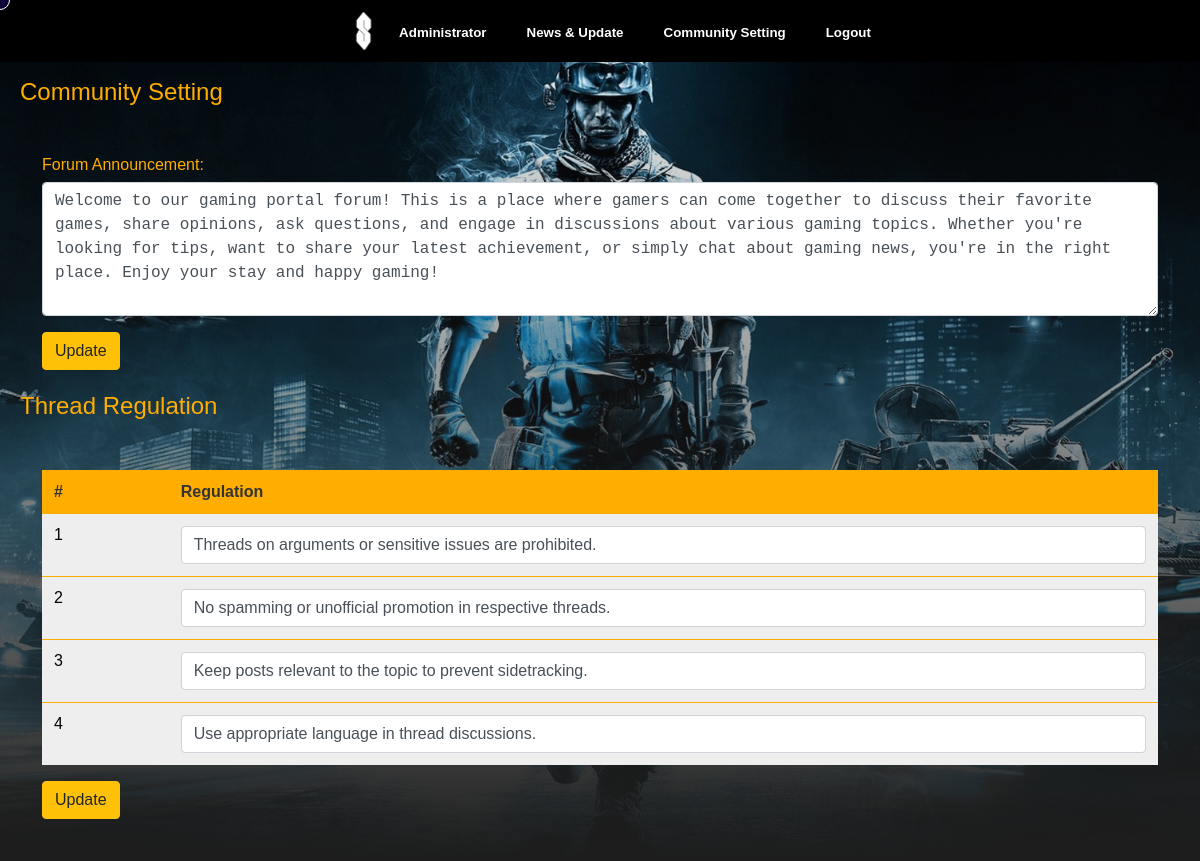
The page /admin/regulation_announcement.php on the database its author committed.
### tables this page shows
CREATE TABLE `setting` (
  `id` int(11) NOT NULL AUTO_INCREMENT,
  `message` longtext,
  `status` varchar(50) DEFAULT NULL,
  PRIMARY KEY (`id`)
);

### admin/regulation_announcement.php (the view, shortened to what this page needs)
<?php
    include '../dbconnect.php';
?>
<!DOCTYPE html>
<html lang="en">
<head>
    <link rel="stylesheet" href="../css/style1.css">
    <link rel="stylesheet" type="text/css" href="../css/bootstrap.css">
    <link rel="stylesheet" type="text/css" href="https://cdn.datatables.net/1.11.5/css/dataTables.bootstrap4.css">
    <link rel="stylesheet" type="text/css" href="https://cdn.datatables.net/autofill/2.7.0/css/autoFill.bootstrap4.css">
</head>
<body>
    <div class="overlay"></div>
    <div class="content-wrapper"></div>
    <?php include 'menu.php'; ?>
    <br>
    <main class="content-wrapper">
        <section class="table-responsive">
            <legend>Community Setting</legend>
            <div id="news" class="tab-content active">
                <br>
                <?php
                    $sql_setting = "SELECT * FROM setting WHERE status = 'Announcement' ";
                    $result = mysqli_query($dbc, $sql_setting) or die('Query failed. ' . mysqli_error($dbc));
                    $row = mysqli_fetch_assoc($result);
                ?>
                <form action="" method="POST">
                    <div class="form-group">
                        <label for="news">Forum Announcement:</label>
                        <textarea class="form-control" id="announcement" name="announcement" rows="5" required><?php echo $row['message'] ?></textarea>
                    </div>
                    <button type="submit" name="btn_update" class="btn btn-warning">Update</button>
                </form>
            </div>
            <legend>Thread Regulation</legend>
            <div id="news" class="tab-content active">
                <br>
                <form method="post" action="">
                <table class="table table-dark " style="width:100%" id="">
                    <thead style="background-color: #ffae00; color:#333; font-weight: bold;">
                        <tr>
                            <td>#</td>
                            <td>Regulation</td>
                        </tr>
                    </thead>
                    <tbody>
                        <?php
                            $bil = 1;
                            $sql_regulation = "SELECT * FROM setting WHERE status = 'Regulation' ";
                            $result_r = mysqli_query($dbc, $sql_regulation) or die('Query failed. ' . mysqli_error($dbc));
                            while($row_r = mysqli_fetch_assoc($result_r)) {
                        ?>
                        <tr style="background-color: #eee; color: #000;">
                            <td><?php echo $bil; ?></td>
                            <td><input class="form-control" type="text" name="regulation<?php echo $bil?>" value="<?php echo $row_r['message']; ?>" /></td>
                        </tr>
                        <?php $bil++; } ?>
                    </tbody>
                </table>
                <button type="submit" name="btn_update_requlation" class="btn btn-warning">Update</button>
             </form>
            </div>
        </section>
    </main>
</body>
</html>

### css/style1.css (style rules this page uses)
body, h1, h2, p, ul, nav, footer { margin: 0; padding: 0; font-family: 'Helvetica Neue', Helvetica, Arial, sans-serif; color: #333; }
body { width: 100%; height: 100%; background-position: center; background-size: cover; background-image: url('../img/new.jpg'); background-attachment: fixed; cursor: none; }
.content-wrapper { position: relative; z-index: 1; padding: 20px; background-color: rgba(255, 255, 255, 0); }
.overlay { position: fixed; top: 0; left: 0; width: 100%; height: 100%; background: linear-gradient(to bottom, rgba(255, 255, 255, 0), rgb(29, 29, 29, 1)); pointer-events: none; transition: opacity 0.3s; }

### admin/regulation_announcement.php (style rules this page uses)
body { font-family: Arial, sans-serif; background-color: #121212; color: #FFAE00; margin: 0; }
.tab-content { display: none; padding: 20px; border: 2px solid rgba(0, 0, 0, 0); border-radius: 8px; margin-top: 10px; }
.tab-content.active { display: block; }
.table-dark td, .table-dark th, .table-dark thead th { border-color: #ffae00; }
.table td, .table th { padding: .75rem; vertical-align: top; border-top: 1px solid #ffae00; }
.table-dark { color: #fff; }
table { border-collapse: collapse; }

### rows shown on the page
setting: announcement "Welcome to our gaming portal forum! This is a place where gamers can come together to discuss their favorite games, share opinions, ask questions, and engage in discussions about various gaming topics. Whether you're looking for tips, want to share your latest achievement, or simply chat about gaming news, you're in the right place. Enjoy your stay and happy gaming!"
setting: message "Threads on arguments or sensitive issues are prohibited."
setting: message "No spamming or unofficial promotion in respective threads."
setting: message "Keep posts relevant to the topic to prevent sidetracking."
setting: message "Use appropriate language in thread discussions."
